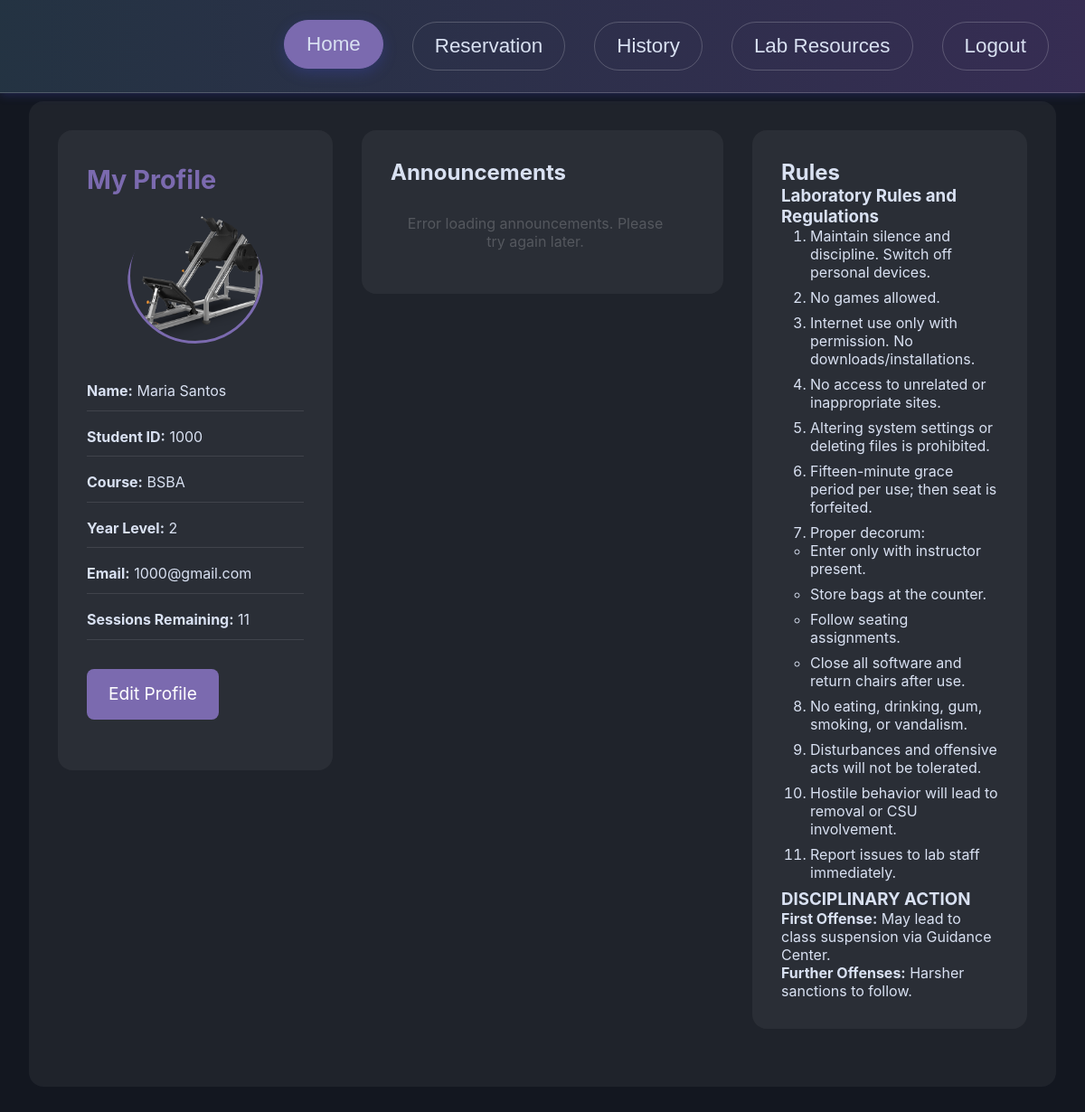
The page /USER/dashboard.php (signed in) on the database its author committed.
### tables this page shows
CREATE TABLE `info` (
  `id_number` int(11) NOT NULL,
  `last_name` varchar(255) DEFAULT NULL,
  `first_name` varchar(255) DEFAULT NULL,
  `middle_name` varchar(255) DEFAULT NULL,
  `course` varchar(255) DEFAULT NULL,
  `year_level` varchar(50) DEFAULT NULL,
  `email` varchar(255) DEFAULT NULL,
  `username` varchar(255) DEFAULT NULL,
  `password` varchar(255) DEFAULT NULL,
  `sessions` int(11) NOT NULL DEFAULT 15,
  `points` int(11) NOT NULL DEFAULT 0,
  `total_points` int(11) NOT NULL DEFAULT 0,
  `profile_picture` varchar(255) DEFAULT 'default.png'
);

### USER/dashboard.php (the view, shortened to what this page needs)
<?php
include("../includes/database.php");
$user_id = $_SESSION['user_id'];
$sql = "SELECT * FROM info WHERE id_number = '$user_id'";
$result = mysqli_query($conn, $sql);
$user_data = $_SESSION['user_data'];
$profile_picture = !empty($user_data['profile_picture']) ? $user_data['profile_picture'] : 'default.png';
?>
<!DOCTYPE html>
<html lang="en">
<head>
    <link rel="stylesheet" href="dashboard.css">
</head>
<body>
    <header class="top-bar">
        <div class="button-container">
            <button class="nav-btn active" onclick="switchContent('homeContent', this)">Home</button>
            <button class="nav-btn" onclick="switchContent('reservationContent', this)">Reservation</button>
            <button class="nav-btn" onclick="switchContent('historyContent', this)">History</button>
            <button class="nav-btn" onclick="switchContent('labResourcesContent', this)">Lab Resources</button>
            <form action="<?php echo htmlspecialchars($_SERVER["PHP_SELF"]); ?>" method="post" style="display: inline;">
                <button type="submit" name="logout" class="nav-btn">Logout</button>
            </form>
        </div>
    </header>
    <div class="content-container">
        <div id="homeContent" class="dynamic-content active">
            <div class="three-column-layout">
                <aside class="profile-column">
                    <section class="profile-info">
                        <h2>My Profile</h2>
                        <div class="profile-picture-wrapper">
                            <img src="../uploads/<?php echo $profile_picture; ?>" alt="Profile Picture" class="profile-picture-main">
                        </div>
                        <p><strong>Name:</strong> <?php echo htmlspecialchars($user_data['first_name'] . ' ' . $user_data['last_name']); ?></p>
                        <p><strong>Student ID:</strong> <?php echo htmlspecialchars($user_data['id_number']); ?></p>
                        <p><strong>Course:</strong> <?php echo htmlspecialchars($user_data['course']); ?></p>
                        <p><strong>Year Level:</strong> <?php echo htmlspecialchars($user_data['year_level']); ?></p>
                        <p><strong>Email:</strong> <?php echo htmlspecialchars($user_data['email']); ?></p>
                        <p><strong>Sessions Remaining:</strong> <?php echo $user_data['sessions']; ?></p>
                        <a href="javascript:void(0);" class="link-1" onclick="openEditProfileModal()">Edit Profile</a>
                    </section>
                </aside>
                <main class="announcement-column">
                    <h2>Announcements</h2>
                    <div id="announcementList" class="announcement-list">
                    </div>
                </main>
                <aside class="rules-column">
                    <section id="rulesContent">
                        <h2>Rules</h2>
                        <h3>Laboratory Rules and Regulations</h3>
                        <ol>
                            <li>Maintain silence and discipline. Switch off personal devices.</li>
                            <li>No games allowed.</li>
                            <li>Internet use only with permission. No downloads/installations.</li>
                            <li>No access to unrelated or inappropriate sites.</li>
                            <li>Altering system settings or deleting files is prohibited.</li>
                            <li>Fifteen-minute grace period per use; then seat is forfeited.</li>
                            <li>
                                Proper decorum:
                                <ul>
                                    <li>Enter only with instructor present.</li>
                                    <li>Store bags at the counter.</li>
                                    <li>Follow seating assignments.</li>
                                    <li>Close all software and return chairs after use.</li>
                                </ul>
                            </li>
                            <li>No eating, drinking, gum, smoking, or vandalism.</li>
                            <li>Disturbances and offensive acts will not be tolerated.</li>
                            <li>Hostile behavior will lead to removal or CSU involvement.</li>
                            <li>Report issues to lab staff immediately.</li>
                        </ol>
                        <h3>DISCIPLINARY ACTION</h3>
                        <p><strong>First Offense:</strong> May lead to class suspension via Guidance Center.</p>
                        <p><strong>Further Offenses:</strong> Harsher sanctions to follow.</p>
                    </section>
                </aside>
            </div>
        </div>
    </div>
</body>
</html>

### USER/dashboard.css (style rules this page uses)
:root { --light: hsl(220, 50%, 90%); --primary: hsl(255, 30%, 55%); --focus: hsl(210, 90%, 50%); --border-color: hsla(0, 0%, 100%, .2); --global-background: hsl(220, 25%, 10%); --background: linear-gradient(to right, hsl(210, 30%, 20%), hsl(255, 30%, 25%)); --shadow-1: hsla(236, 50%, 50%, .3); --shadow-2: hsla(236, 50%, 50%, .4); }
.profile-info { font-size: 1.2rem; line-height: 1.6; }
.profile-info h2 { font-size: 1.8rem; margin-bottom: 1.5rem; }
.profile-info p { margin: 1rem 0; padding: 0.5rem 0; border-bottom: 1px solid rgba(255,255,255,0.1); }
.profile-picture-main { width: 120px; height: 120px; border-radius: 50%; object-fit: cover; margin-bottom: 1rem; border: 3px solid var(--primary); }
.link-1 { display: inline-block; margin-top: 1.5rem; padding: 0.8rem 1.5rem; background: var(--primary); color: white; border-radius: 0.5rem; text-decoration: none; transition: all 0.3s ease; }
.announcement-list { max-height: 500px; overflow-y: auto; padding-right: 1rem; }

### USER/dashboard.php (style rules this page uses)
:root { --light: hsl(220, 50%, 90%); --primary: hsl(255, 30%, 55%); --focus: hsl(210, 90%, 50%); --border-color: hsla(0, 0%, 100%, .2); --global-background: hsl(220, 25%, 10%); --background: linear-gradient(to right, hsl(210, 30%, 20%), hsl(255, 30%, 25%)); --shadow-1: hsla(236, 50%, 50%, .3); --shadow-2: hsla(236, 50%, 50%, .4); }
* { margin: 0; padding: 0; box-sizing: border-box; }
body { font-family: -apple-system, BlinkMacSystemFont, 'Segoe UI', 'Open Sans', sans-serif; color: var(--light); background: var(--global-background); min-height: 100vh; font-size: 16px; }
.content-container { margin-top: 80px; padding: 2rem; max-width: 1400px; margin-left: auto; margin-right: auto; width: 100%; }
.three-column-layout { display: flex; gap: 2rem; margin-bottom: 2rem; justify-content: center; align-items: flex-start; width: 100%; }
.profile-column { flex: 0 0 25%; background: rgba(255, 255, 255, 0.05); border-radius: 1rem; padding: 2rem; min-width: 300px; }
.announcement-column { flex: 0 0 40%; background: rgba(255, 255, 255, 0.05); border-radius: 1rem; padding: 2rem; overflow-y: auto; max-height: 80vh; min-width: 400px; }
.rules-column { flex: 0 0 25%; background: rgba(255, 255, 255, 0.05); border-radius: 1rem; padding: 2rem; overflow-y: auto; max-height: 80vh; min-width: 300px; }
.profile-info { margin-bottom: 1.5rem; }
.profile-picture-wrapper { width: 150px; height: 150px; margin: 0 auto 1.5rem; border-radius: 50%; overflow: hidden; display: flex; justify-content: center; align-items: center; }
.profile-picture-main { width: 100%; height: 100%; object-fit: cover; }
@media (max-width: 1400px) { .three-column-layout { flex-wrap: wrap; } }
@media (max-width: 1400px) { .profile-column, .announcement-column, .rules-column { flex: 1 1 300px; } }
.dynamic-content { display: none; width: 100%; padding: 2rem; background: rgba(255, 255, 255, 0.05); border-radius: 1rem; margin-bottom: 2rem; }
.dynamic-content.active { display: block; }
.profile-info h2 { color: var(--primary); margin-bottom: 1rem; }
.profile-info p { margin: 0.5rem 0; font-size: 1rem; }
.announcement-list { margin-top: 1rem; }
#rulesContent ol { padding-left: 2rem; }
#rulesContent li { margin-bottom: 0.5rem; }
.nav-btn { background: transparent; color: var(--light); border: 1px solid var(--border-color); padding: 0.8rem 1.5rem; border-radius: 2rem; cursor: pointer; transition: all 0.3s ease; font-size: 1rem; margin: 0 0.5rem; }
.nav-btn:hover, .nav-btn.active { background: var(--primary); border-color: var(--primary); transform: translateY(-2px); box-shadow: 0 5px 15px var(--shadow-1); }

### rows shown on the page
info: profile_picture (picture), first_name+last_name "Maria Santos", id_number "1000", course "BSBA", year_level "2", email "1000@gmail.com", sessions "11"
